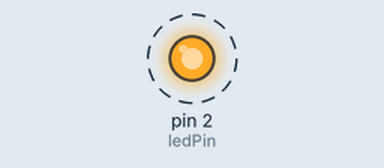
Bench run of a sketch on a simulated Arduino Uno, built with avr-gcc and run on an emulated ATmega328P. On the bench: output pins drawn as LEDs (lit = HIGH). Dashed ring = blinking. What the sketch prints to the serial monitor is not drawn.

Above: at 0.5 s.
Timing chart, 0 to 4.6 s (numbered marks = the images above):
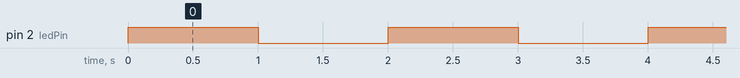

The sketch:

External_LED_Blinking.ino
```cpp
int ledPin = 2;
void setup() {
  // put your setup code here, to run once:
  pinMode(ledPin, OUTPUT);
  Serial.begin(9600);
}

void loop() {
  // put your main code here, to run repeatedly:
  digitalWrite(ledPin, HIGH);
  delay(1000);
  Serial.println("Its Glowing Now!");
  digitalWrite(ledPin, LOW);
  Serial.println("Its Off Now!");
  delay(1000);
}
```

Measured:
- by itself, pin 2 (ledPin): alternates HIGH for 1.0 s and LOW for 1.0 s
